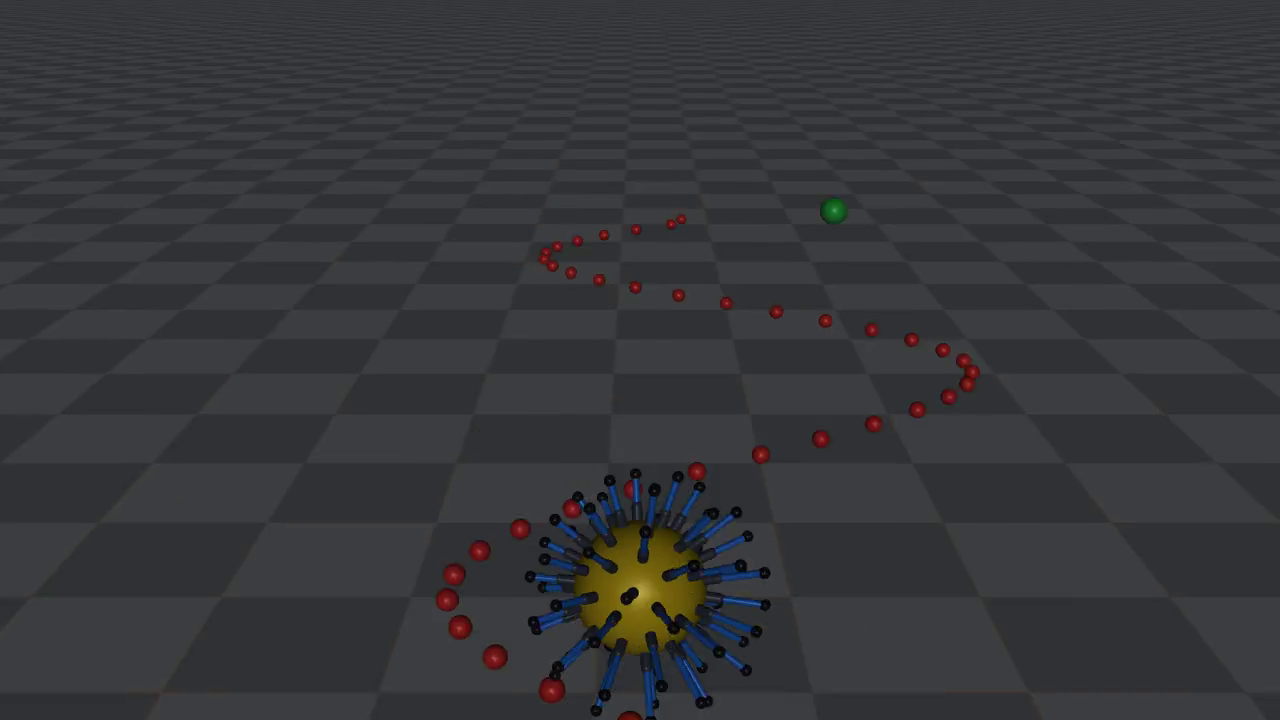
#> input picture docs/project_journey/assets/01_first_visible_bars.png, 1280 x 720 px, given in place of forward_jump_track_1_stand.png, which was not available
$ python create_jump_track_grid.py
#> lines starting #> are read from the running program, lines starting #| are printed output that depends on the picture; pictures that were not available may be replaced by others from this repository, and a replacement may not be noted
from pathlib import Path
from PIL import Image, ImageDraw, ImageFont

img_paths = [
    "docs/project_journey/assets/forward_jump_track_1_stand.png",
    "docs/project_journey/assets/forward_jump_track_2_jump1_apex.png",
    "docs/project_journey/assets/forward_jump_track_3_sprint.png",
    "docs/project_journey/assets/forward_jump_track_4_hurdle_apex.png",
    "docs/project_journey/assets/forward_jump_track_5_landing.png",
]

labels = [
    "1. Stand at Start Line (x=0.0m)",
    "2. Standing Forward Jump (Peak z=0.55m)",
    "3. High-Speed Sprint (vx=1.8 m/s)",
    "4. Airborne Hurdle Leap (z=0.45m, +1.1m in air!)",
    "5. Touchdown & Rollout (x=2.3m)",
]

crops = []
for p in img_paths:
    img = Image.open(p)
#> img is the input picture: PIL image 1280x720 RGB; mean R, G, B 54.2, 54.6, 57.1
    crops.append(img)

# 5-panel horizontal strip
w, h = crops[0].size
#> w = 1280; h = 720
strip = Image.new("RGB", (w * 5, h), (20, 24, 30))
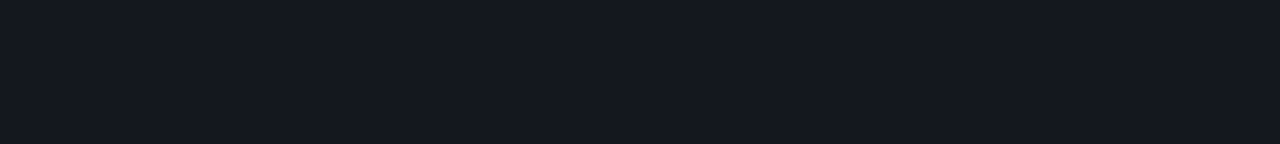
#> strip: PIL image 6400x720 RGB (shown at 1/5 size); mean R, G, B 20, 24, 30

for i, img in enumerate(crops):
    strip.paste(img, (w * i, 0))
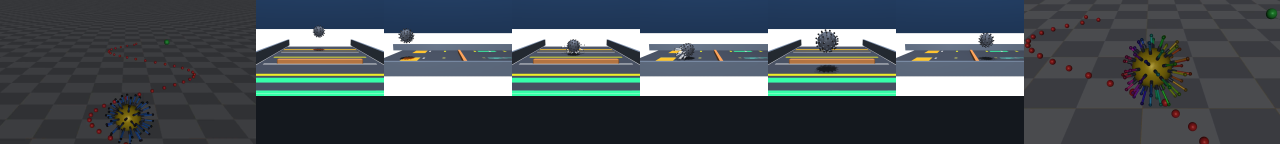
#> strip: PIL image 6400x720 RGB (shown at 1/5 size); mean R, G, B 72.5, 81.3, 86.3

draw = ImageDraw.Draw(strip)

for idx, label in enumerate(labels):
    bx, by = w * idx + 10, 8
    draw.rectangle([bx, by, bx + len(label)*8 + 16, by + 28], fill=(15, 18, 22, 230))
    draw.text((bx + 8, by + 6), label, fill=(255, 255, 255))
#> this loop made 5 passes
#> bx on passes 1 to 5: 10, 1290, 2570, 3850, 5130

strip.save("docs/project_journey/assets/forward_jump_track_progression.png")
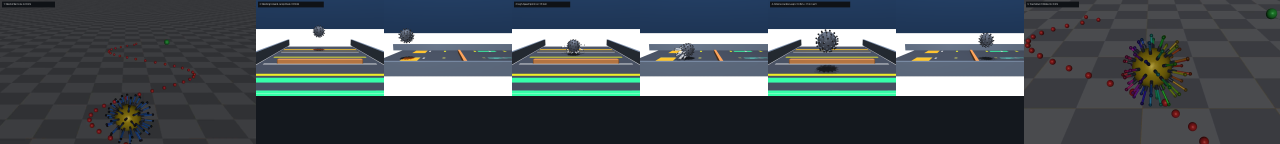
#> saved as forward_jump_track_progression.png: PIL image 6400x720 RGB (shown at 1/5 size); mean R, G, B 72.4, 81, 85.8
strip.save("/home/azureuser/.gemini/antigravity-ide/brain/cae66589-5edc-46dd-9306-d193640ffe8c/forward_jump_track_progression.png")
print("Saved 5-panel strip -> docs/project_journey/assets/forward_jump_track_progression.png")
